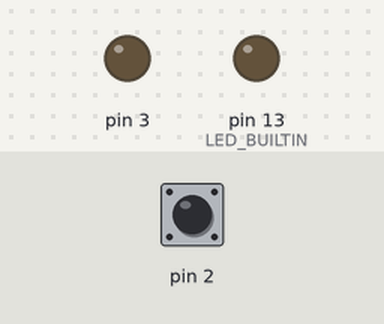
Bench run of a sketch on a simulated Arduino Uno, built with avr-gcc and run on an emulated ATmega328P. On the bench: output pins drawn as LEDs (lit = HIGH). The inputs (shaded band) are chosen by the test bench; at power-on: pin 2 LOW.

Above: at 1.2 s.
1.3 s: pin 2 pulsed HIGH 2 times (0.12 s each, 0.3 s apart)
At 2.6 s:
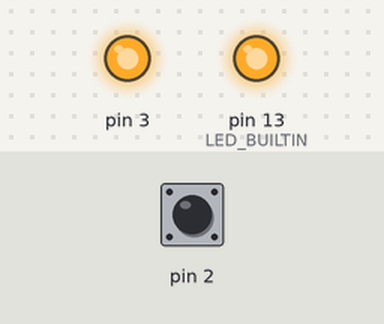
Timing chart, 0 to 4.9 s (numbered marks = the images above; inputs shaded):
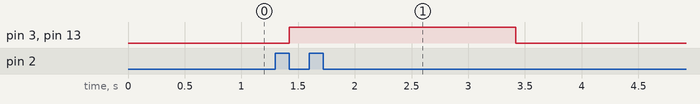

The sketch:

MeltdownEnding.ino
```cpp
void setup() {
  pinMode(2, INPUT);
  pinMode(3, OUTPUT);
  pinMode(LED_BUILTIN, OUTPUT);
}

void loop() {
  bool success = pulseIn(2, HIGH) > 100;
  digitalWrite(LED_BUILTIN, success);
  digitalWrite(3, success);
  if (success){
    delay(1000);
  }
}
```

Measured:
- after the input at 1.3 s, pin 3, pin 13 (LED_BUILTIN): LOW → HIGH after 0.12 s, → LOW 2.0 s later
